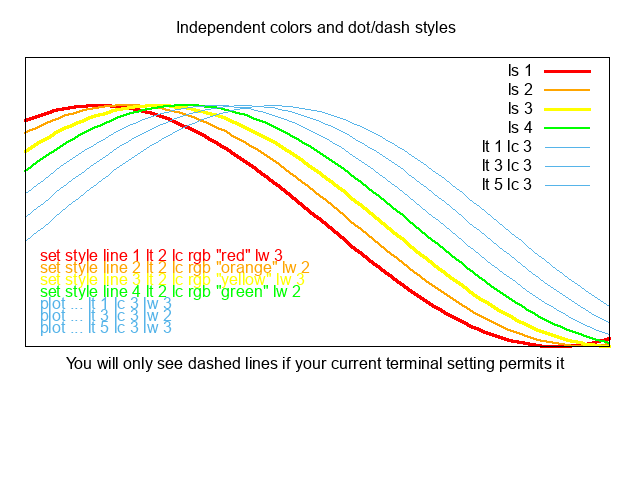

Source code (gnuplot):
set terminal png
set output "dashcolor.png"

set xrange [-0.5:3.5]
set yrange [-1:1.4]
set bmargin 7
unset ytics
unset xtics
#
set title "Independent colors and dot/dash styles"
unset colorbox
#
# define line styles using explicit rgbcolor names
#
set style line 1 lt 2 lc rgb "red" lw 3
set style line 2 lt 2 lc rgb "orange" lw 2
set style line 3 lt 2 lc rgb "yellow" lw 3
set style line 4 lt 2 lc rgb "green" lw 2
#
set label 1 'set style line 1 lt 2 lc rgb "red" lw 3'    at -0.4, -0.25 tc rgb "red"
set label 2 'set style line 2 lt 2 lc rgb "orange" lw 2' at -0.4, -0.35 tc rgb "orange"
set label 3 'set style line 3 lt 2 lc rgb "yellow" lw 3' at -0.4, -0.45 tc rgb "yellow"
set label 4 'set style line 4 lt 2 lc rgb "green" lw 2'  at -0.4, -0.55 tc rgb "green"
set label 5 'plot ... lt 1 lc 3 lw 3' at -0.4, -0.65 tc lt 3
set label 6 'plot ... lt 3 lc 3 lw 2' at -0.4, -0.75 tc lt 3
set label 7 'plot ... lt 5 lc 3 lw 3' at -0.4, -0.85 tc lt 3
#
set xlabel "You will only see dashed lines if your current terminal setting permits it"
#
show style line
#
# draw some plots
#
plot cos(x)     ls 1 title 'ls 1',   \
     cos(x-.2)  ls 2 title 'ls 2',\
     cos(x-.4)  ls 3 title 'ls 3',\
     cos(x-.6)  ls 4 title 'ls 4', \
     cos(x-.8)  lt 1 lc 3 title 'lt 1 lc 3',  \
     cos(x-1.)  lt 3 lc 3 title 'lt 3 lc 3',  \
     cos(x-1.2) lt 5 lc 3 title 'lt 5 lc 3'
